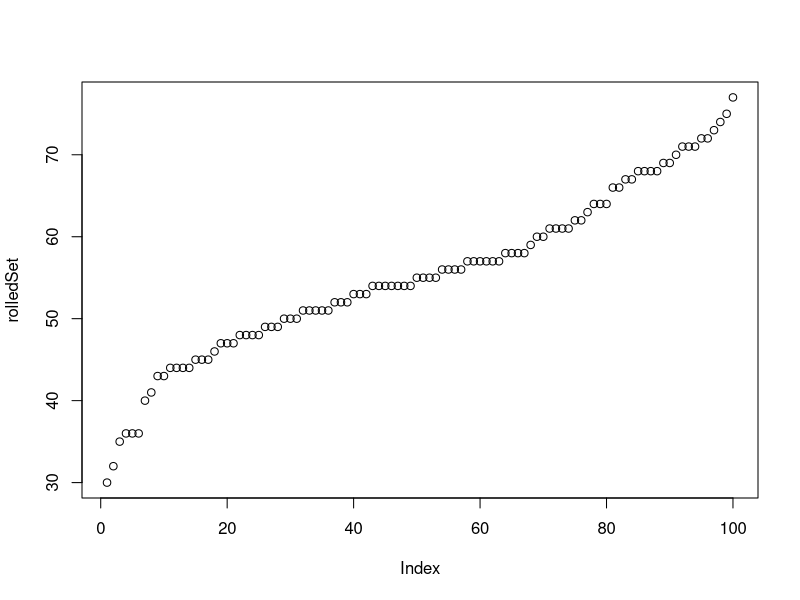
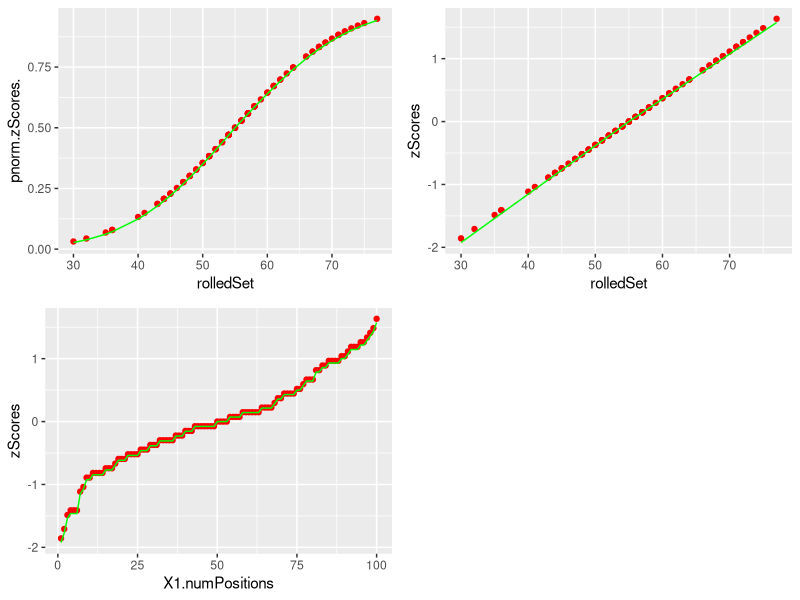

The R script that drew these images, in order:
library(parallel)
require(ggplot2)
require(gridExtra)

numDice = 10
dice = c(4,6,8,10,12,20,100)
numPositions = 100

diceSet = sample(dice,numDice,replace=TRUE)

rolledSet <- sort(unlist(mclapply(1:numPositions, function (x)
  {
  roll <- mclapply(diceSet, function(x)
    {
    rolled <- sample(1:x,1)
    return(rolled)
  })
  return(sum(unlist(roll)))
})))

plot(rolledSet)

probs <- c(0, .1, .25, .5, .75, .9, 1)
bowleysSummary <- quantile(rolledSet, probs)

m <-median(rolledSet)

bowleyDeltaMedianSqr <- (bowleysSummary-m)^2

#multiplying by % delta's = dividing by that amount if every value were deviated by median multiplied by that % equivalence (i.e. 1/count)
stratifiedMAD <- sqrt(sum(diff(probs, lag = 1, differences = 1) * c(bowleyDeltaMedianSqr[1:3],bowleyDeltaMedianSqr[5:7])))

zScores <- (rolledSet-m)/stratifiedMAD

lowerSum <- abs(sum(zScores[zScores<0]))
upperSum <- sum(zScores[zScores>0])
average <- mean(c(lowerSum,upperSum))

lowerFactor <- abs(lowerSum)/average
upperFactor <- abs(upperSum)/average

lower <- which(zScores<0)
upper <- which(zScores>0)

colors <- rainbow(2)

transformed <- zScores
transformed[lower] <- zScores[lower]*upperFactor
transformed[upper] <- zScores[upper]*lowerFactor

mean(zScores)
mean(transformed)

df <- data.frame(rolledSet,pnorm(zScores),pnorm(transformed))

plot1 <- ggplot(df, aes(rolledSet)) +                  # basic graphical object
  geom_point(aes(y=pnorm.zScores.), colour="red") +  # first layer
  geom_line(aes(y=pnorm.transformed.), colour="green")  # second layer

df <- data.frame(rolledSet,zScores,transformed)

plot2 <- ggplot(df, aes(rolledSet)) +                  # basic graphical object
  geom_point(aes(y=zScores), colour="red") +  # first layer
  geom_line(aes(y=transformed), colour="green")  # second layer

df <- data.frame(1:numPositions,zScores,transformed)

plot3 <- ggplot(df, aes(X1.numPositions)) +                    # basic graphical object
  geom_point(aes(y=zScores), colour="red") +  # first layer
  geom_line(aes(y=transformed), colour="green")  # second layer

grid.arrange(plot1, plot2, plot3, ncol=2, nrow=2)
